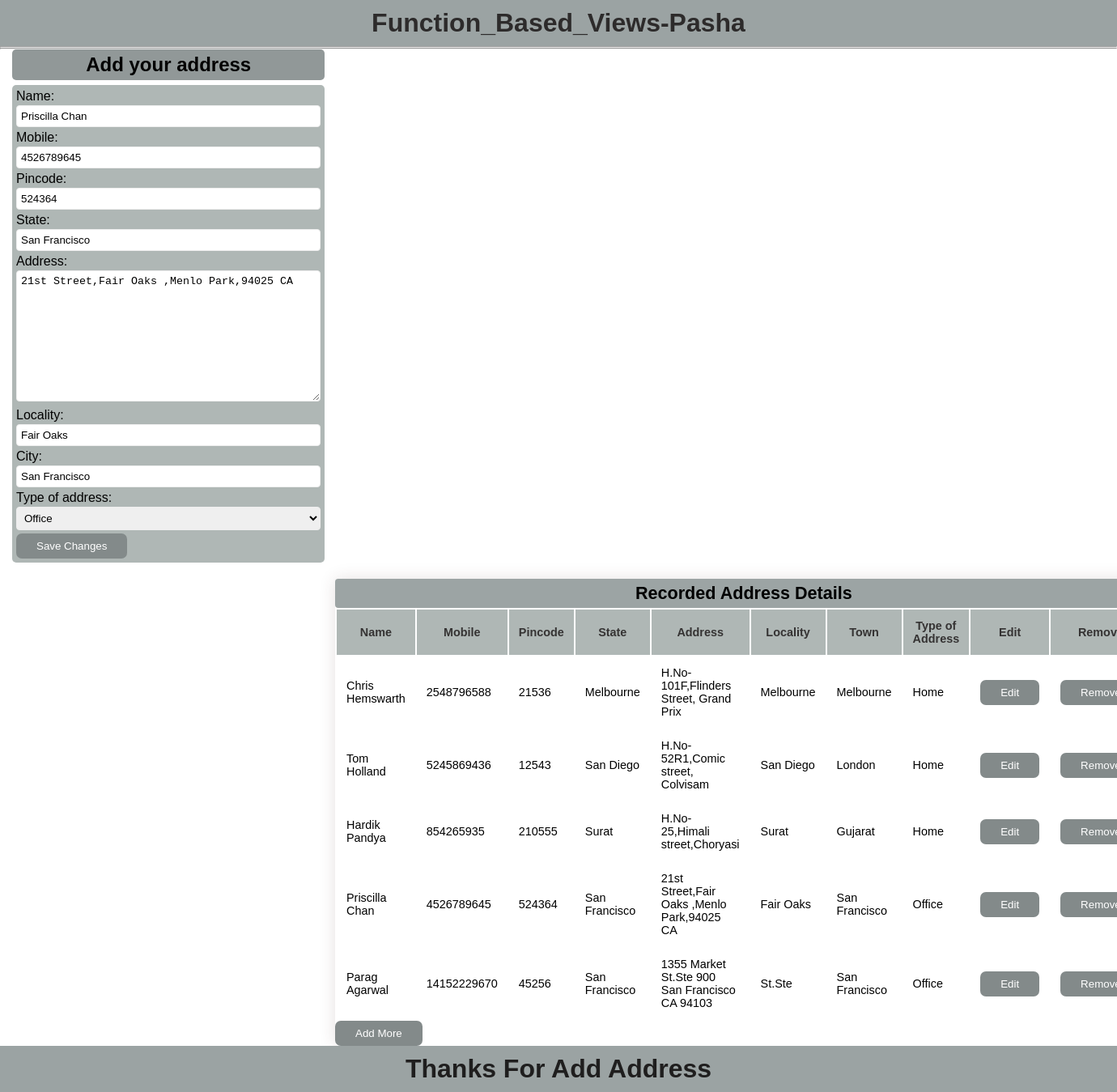
Page /update/50 on the committed database.
### address/models.py (models this page shows, shortened)
class Address(models.Model):
    name = models.CharField(max_length=20)
    mobile = models.IntegerField()
    pincode = models.IntegerField()
    state = models.CharField(max_length=20)
    address = models.TextField(max_length=100)
    locality = models.CharField(max_length=15)
    city = models.CharField(max_length=20)
    Address_choices = (
        ('Home','Home'),
        ('Office','Office')
    )
    type_of_address = models.CharField(choices=Address_choices,max_length=20)

### address/views.py (the view, shortened to what this page needs)
# urls.py: path('update/<int:pk>',views.update,name='update'),
def update(request,pk):
    details = Address.objects.get(pk=pk)
    form = AddressForm(instance=details)
    details = Address.objects.all()
    return render(request, 'address/update.html',{'form':form,'details':details})

### address/forms.py
class AddressForm(forms.ModelForm):
    class Meta:
        model = Address
        fields = "__all__"

### address/templates/address/update.html (shortened to what this page needs)
{% extends 'base.html' %}
{% block update %}
<div>
    <h2 id="fm-header">Add your address</h2>
    <div class="container">
        <form method="POST">
            {{ form.as_p }}
            <input type="submit" value="Save Changes">
        </form>
    </div>
    <div class="styled-table">
        <h2 id="ad-table" >Recorded Address Details</h2>
        <table>
            <thead>
                <tr>
                    <th>Name</th>
                    <th>Mobile</th>
                    <th>Pincode</th>
                    <th>State</th>
                    <th>Address</th>
                    <th>Locality</th>
                    <th>Town</th>
                    <th>Type of Address</th>
                    <th>Edit</th>
                    <th>Remove</th>
                </tr>
            </thead>
            {% if details %}
            <tbody>
                {% for d in details %}
                <tr>
                    <td>{{d.name}}</td>
                    <td>{{d.mobile}}</td>
                    <td>{{d.pincode}}</td>
                    <td>{{d.state}}</td>
                    <td>{{d.address}}</td>
                    <td>{{d.locality}}</td>
                    <td>{{d.city}}</td>
                    <td>{{d.type_of_address}}</td>
                    <td>
                        <a href="{% url 'update' d.pk %}"> <input type="submit" value="Edit"></a>
                    </td>
                    <td>
                        <form method="POST" action="{% url 'delete' d.pk %}">
                            <input type="submit" value="Remove">
                        </form>
                    </td>
                </tr>
                {% endfor %}
            </tbody>
            {% else %}
            <strong> No data found</strong>
            {% endif %}
        </table>
        <a href="{% url 'candr' %}"><input type="submit" value="Add More"></a>
    </div>
</div>
{% endblock %}

### address/static/css/base.css (style rules this page uses)
body { font-family: Arial, Helvetica, sans-serif; }
* { box-sizing: border-box; margin: 0; padding: 0; }
#fm-header { background-color: #919898; width: 28%; margin-left: 15px; margin-bottom: 5px; border-radius: 5px; text-align: center; padding: 5px 0; }
#ad-table { background-color: #9ca4a4; width: 100%; margin: 0; text-align: center; border-radius: 4px; padding: 5px 0; }
input[type=text], input[type=number], select, textarea { width: 100%; padding: 5px 5px; display: inline-block; border: 1px solid #eeeeee; border-radius: 4px; box-sizing: border-box; margin-top: 2px; margin-bottom: 4px; resize: horizontal; }
input[type=submit] { background-color: #838a8a; color: #ffffff; padding: 8px 25px; border: none; border-radius: 7px; cursor: pointer; }
.container { border-radius: 5px; background-color: #afb7b5; font-size: 1em; font-family: sans-serif; padding: 5px; height: 60%; width: 28%; float: left; margin-top: 1px; margin-left: 15px; margin-bottom: 20px; }
.styled-table { border-collapse: collapse; border-radius: 5px; display: table; width:70% ; margin-left: 30%; font-size: 0.9em; font-family: sans-serif; min-width: 400px; height: 60%; box-shadow: 0 0 20px rgba(78, 48, 48, 0.15); }
.styled-table thead tr { background-color: #afb7b5; color: #353333; text-align: center; }
.styled-table th, .styled-table td { padding: 12px 12px; }

### rows in the picture
Address: name "Priscilla Chan", mobile "4526789645", pincode "524364", state "San Francisco", address "21st Street,Fair Oaks ,Menlo Park,94025 CA", locality "Fair Oaks", city "San Francisco", type_of_address "Office"
Address: name "Chris Hemswarth", mobile "2548796588", pincode "21536", state "Melbourne", address "H.No-101F,Flinders Street, Grand Prix", locality "Melbourne", city "Melbourne", type_of_address "Home"
Address: name "Tom Holland", mobile "5245869436", pincode "12543", state "San Diego", address "H.No-52R1,Comic street, Colvisam", locality "San Diego", city "London", type_of_address "Home"
Address: name "Hardik Pandya", mobile "854265935", pincode "210555", state "Surat", address "H.No-25,Himali street,Choryasi", locality "Surat", city "Gujarat", type_of_address "Home"
Address: name "Parag Agarwal", mobile "14152229670", pincode "45256", state "San Francisco", address "1355 Market St.Ste 900 San Francisco CA 94103", locality "St.Ste", city "San Francisco", type_of_address "Office"
